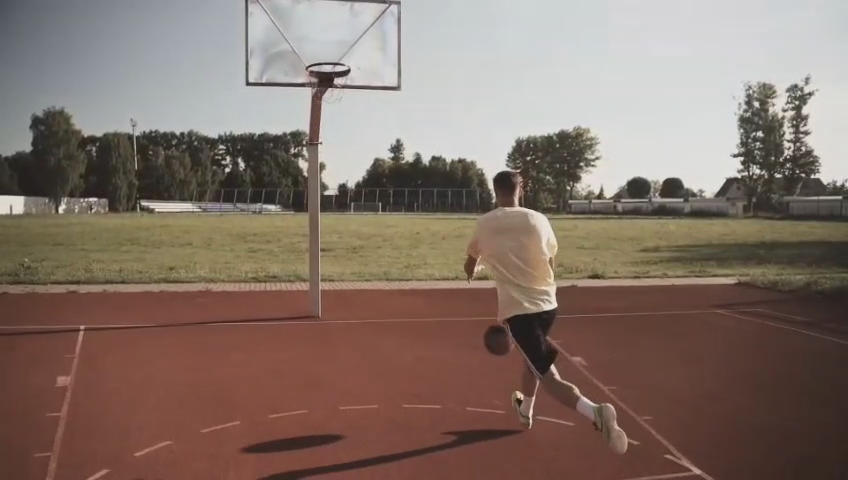
#> input picture frame 33 of sports/sports.mp4, 848 x 480 px
$ python sports.py
#> lines starting #> are read from the running program, lines starting #| are printed output that depends on the picture; after the words box and inside, x2 and y2 are one past the last pixel; in counts of white or black regions, pixels touching at a corner belong together
import cv2
import numpy as np
cap = cv2.VideoCapture('sports.mp4')
backSub = cv2.createBackgroundSubtractorMOG2()
heatmap = None
trajectory = []
while True:
    ret, frame = cap.read()
#> frame is the input picture: shape (480, 848, 3); mean B, G, R 106.3, 115.6, 133.2
    if not ret:
        break
    frame = cv2.resize(frame, (640, 360))
#> frame: shape (360, 640, 3)
    fg_mask = backSub.apply(frame)
#> fg_mask: shape (360, 640); every value is 127
    kernel = cv2.getStructuringElement(cv2.MORPH_ELLIPSE, (5, 5))
    fg_mask = cv2.morphologyEx(fg_mask, cv2.MORPH_OPEN, kernel)
    contours, _ = cv2.findContours(fg_mask, cv2.RETR_EXTERNAL, cv2.CHAIN_APPROX_SIMPLE)
#> contours = [[[0, 0], [0, 359], [639, 359], [639, 0]]]
    player_positions = []
    for cnt in contours:
        if cv2.contourArea(cnt) > 500:
            x, y, w, h = cv2.boundingRect(cnt)
            center = (x + w // 2, y + h // 2)
            player_positions.append(center)
            cv2.rectangle(frame, (x, y), (x + w, y + h), (0, 255, 0), 2)
            cv2.circle(frame, center, 3, (0, 0, 255), -1)
            trajectory.append(center)
#> this loop made 1 pass
#> (cnt, x, y, w, h, center) on pass 1: ([[0, 0], [0, 359], [639, 359], [639, 0]], 0, 0, 640, 360, (320, 180))
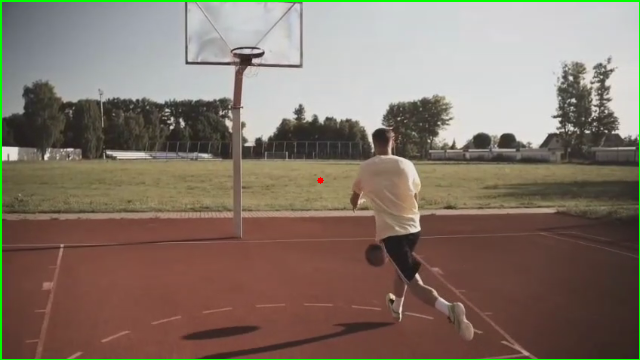
#> frame: shape (360, 640, 3); mean B, G, R 104.7, 117.3, 131.4
#> after the loop, player_positions = [(320, 180)]; trajectory = [(320, 180)]
    '''for i in range(1, len(trajectory)):
        cv2.line(frame, trajectory[i - 1], trajectory[i], (255, 0, 0), 1)'''
    if heatmap is None:
        heatmap = np.zeros((frame.shape[0], frame.shape[1]), np.float32)
    for pos in player_positions:
        cv2.circle(heatmap, pos, 15, 1, -1)
#> this loop made 1 pass
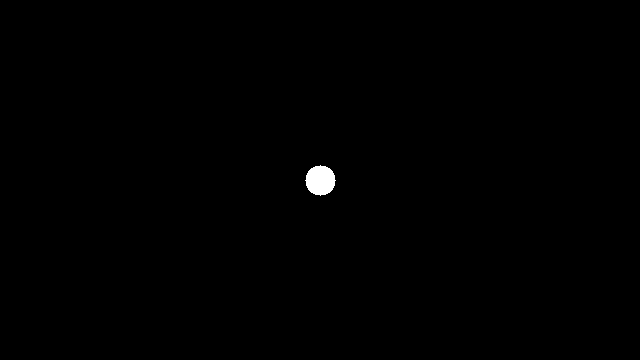
#> heatmap: shape (360, 640) float32; values 0 (black) and 1 (white), 0.31% white; 1 white region, box (x1, y1, x2, y2) and area: (305, 165, 336, 196) 709
    heatmap_img = cv2.normalize(heatmap, None, 0, 255, cv2.NORM_MINMAX)
    heatmap_img = np.uint8(heatmap_img)
    heatmap_img_color = cv2.applyColorMap(heatmap_img, cv2.COLORMAP_JET)
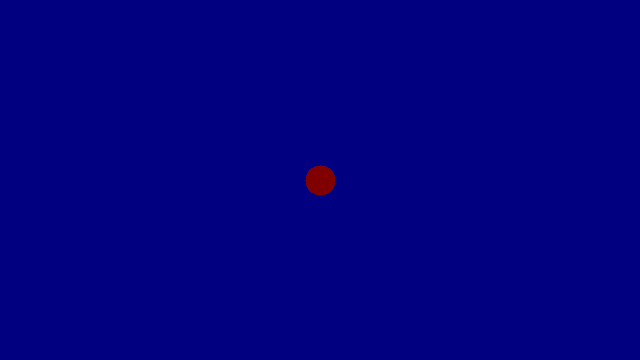
#> heatmap_img_color: shape (360, 640, 3); mean B, G, R 127.6, 0, 0.4
    overlay = cv2.addWeighted(frame, 0.7, heatmap_img_color, 0.3, 0)
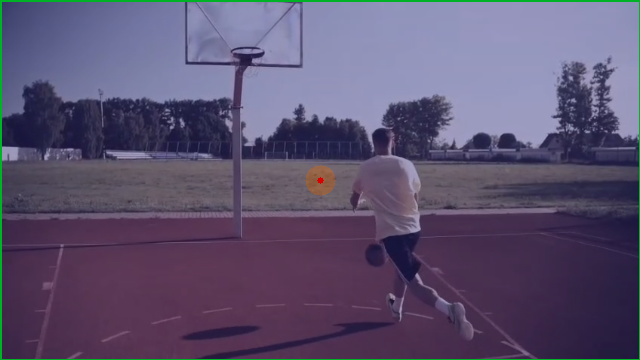
#> overlay: shape (360, 640, 3); mean B, G, R 111.6, 82.1, 92.1
    cv2.imshow('Player Tracking and Heatmap', overlay)
    if cv2.waitKey(30) & 0xFF ==ord('q'):
#> (key q is pressed here)
        break
cap.release()
cv2.destroyAllWindows()

$ run again, starting later in the video
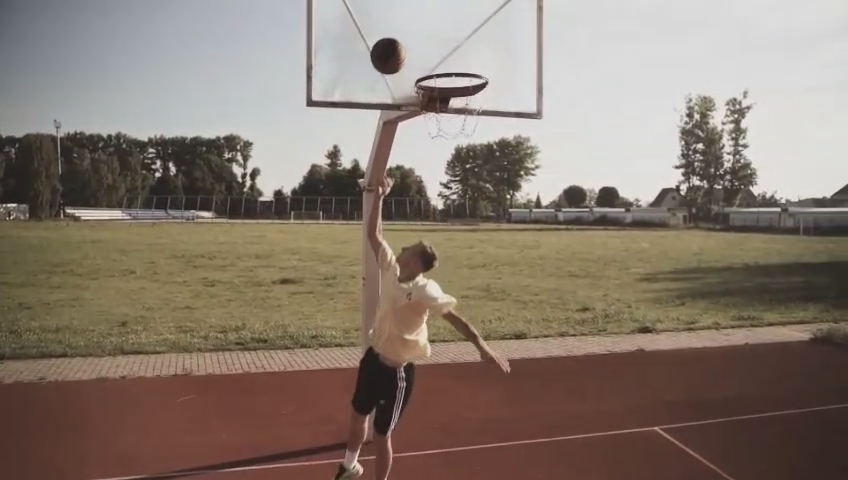
#> input picture frame 149 of sports/sports.mp4, 848 x 480 px
#> frame is the input picture: shape (480, 848, 3); mean B, G, R 112.6, 123.5, 136.9
#> fg_mask: shape (360, 640); every value is 127
#> contours = [[[0, 0], [0, 359], [639, 359], [639, 0]]]
#> the loop `for cnt in contours:` made 1 pass
#> (cnt, x, y, w, h, center) on pass 1: ([[0, 0], [0, 359], [639, 359], [639, 0]], 0, 0, 640, 360, (320, 180))
#> after the loop `for cnt in contours:`:
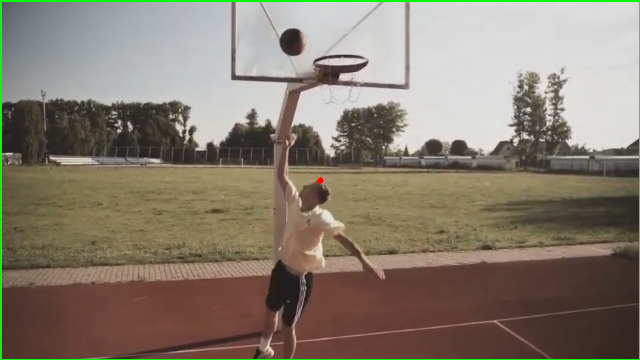
#> frame: shape (360, 640, 3); mean B, G, R 110.9, 125.1, 135.1
#> after the loop `for cnt in contours:`: player_positions = [(320, 180)]
#> the loop `for pos in player_positions:` made 1 pass
#> `overlay = cv2.addWeighted(frame, 0.7, heatmap_img_color, 0.3, 0)`:
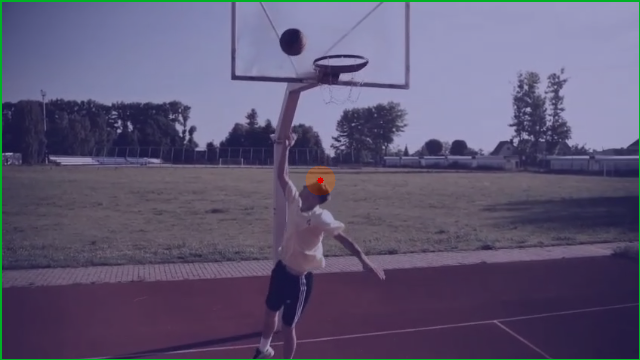
#> overlay: shape (360, 640, 3); mean B, G, R 115.9, 87.6, 94.7

$ run again, starting later in the video
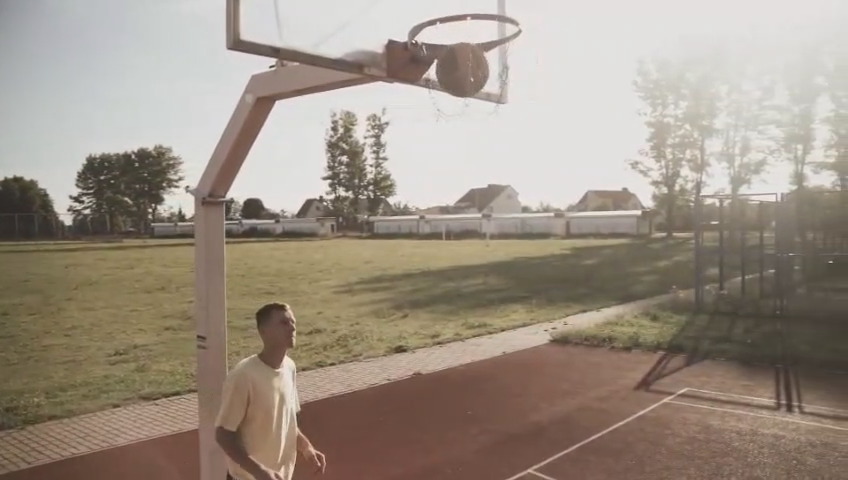
#> input picture frame 266 of sports/sports.mp4, 848 x 480 px
#> frame is the input picture: shape (480, 848, 3); mean B, G, R 133.5, 145.7, 157.6
#> fg_mask: shape (360, 640); every value is 127
#> contours = [[[0, 0], [0, 359], [639, 359], [639, 0]]]
#> the loop `for cnt in contours:` made 1 pass
#> (cnt, x, y, w, h, center) on pass 1: ([[0, 0], [0, 359], [639, 359], [639, 0]], 0, 0, 640, 360, (320, 180))
#> after the loop `for cnt in contours:`:
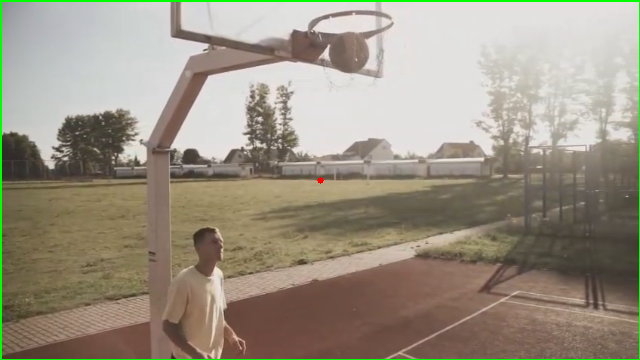
#> frame: shape (360, 640, 3); mean B, G, R 131.6, 146.9, 155.4
#> after the loop `for cnt in contours:`: player_positions = [(320, 180)]
#> the loop `for pos in player_positions:` made 1 pass
#> `overlay = cv2.addWeighted(frame, 0.7, heatmap_img_color, 0.3, 0)`:
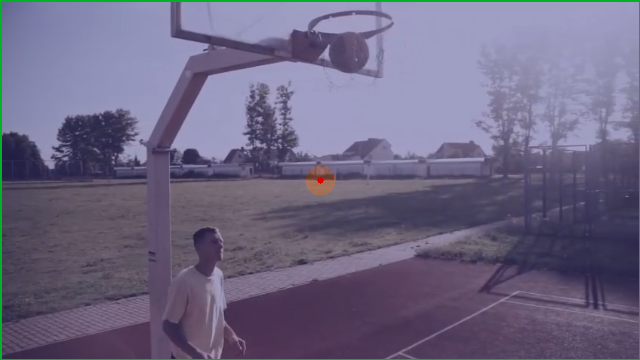
#> overlay: shape (360, 640, 3); mean B, G, R 130.4, 102.9, 108.9
